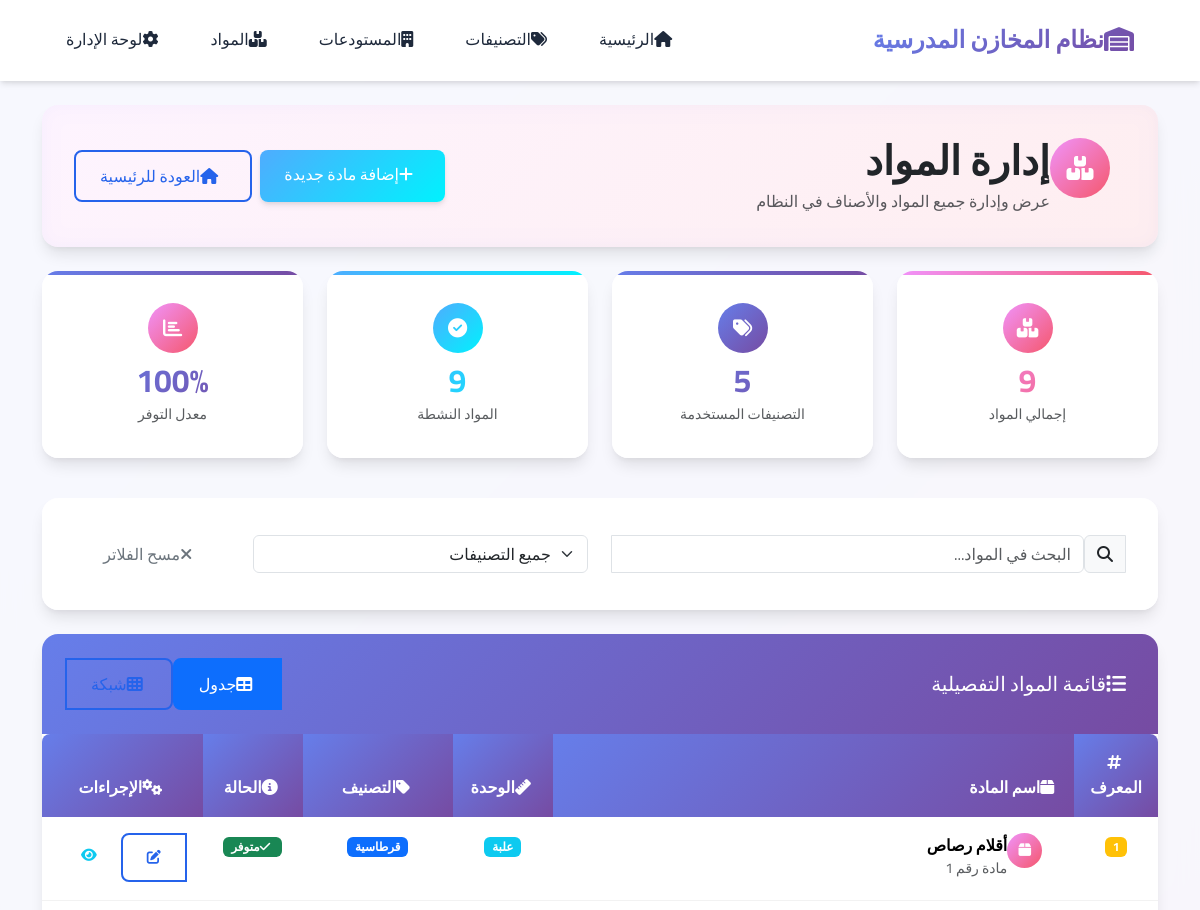
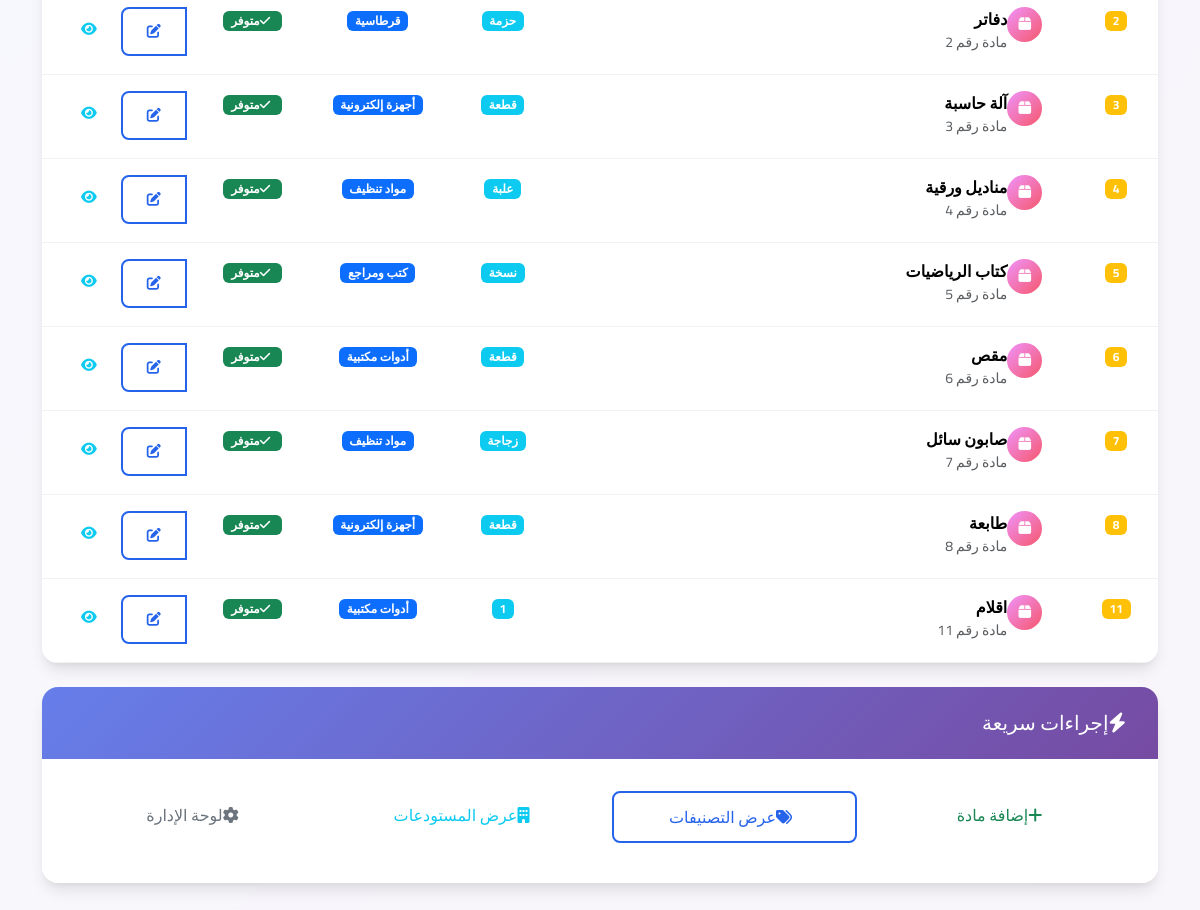
The app's page /items/ with its own data (2 pictures, top to bottom).
### store_system/models.py (models this page shows, shortened)
class Item(models.Model):
    item_id = models.AutoField(primary_key=True, verbose_name="معرف المادة")
    item_name = models.CharField(max_length=100, verbose_name="اسم المادة")
    unit = models.CharField(max_length=50, verbose_name="الوحدة")
    category = models.ForeignKey(Category, on_delete=models.CASCADE, verbose_name="التصنيف")
    class Meta:
        verbose_name = "المادة"
        verbose_name_plural = "المواد"

class Category(models.Model):
    category_id = models.AutoField(primary_key=True, verbose_name="معرف التصنيف")
    category_name = models.CharField(max_length=100, verbose_name="اسم التصنيف")
    class Meta:
        verbose_name = "التصنيف"
        verbose_name_plural = "التصنيفات"

### store_system/views.py (the view)
# urls.py: path('items/', views.items, name='items'),
def items(request):
    items_list = Item.objects.select_related('category').all()
    categories_count = Category.objects.count()
    context = {
        'items': items_list,
        'categories_count': categories_count
    }
    return render(request, 'store_system/items.html', context)

### store_system/templates/store_system/items.html (shortened to what this page needs)
{% extends 'store_system/base.html' %}
{% block content %}
<div class="row mb-4">
    <div class="col-12">
        <div class="card" style="background: linear-gradient(135deg, rgba(240, 147, 251, 0.1) 0%, rgba(245, 87, 108, 0.1) 100%); border: none;">
            <div class="card-body">
                <div class="d-flex justify-content-between align-items-center flex-wrap">
                    <div class="d-flex align-items-center">
                        <div class="icon-wrapper warning me-3">
                            <i class="fas fa-boxes"></i>
                        </div>
                        <div>
                            <h1 class="mb-1 fw-bold">إدارة المواد</h1>
                            <p class="text-muted mb-0">عرض وإدارة جميع المواد والأصناف في النظام</p>
                        </div>
                    </div>
                    <div class="d-flex gap-2 mt-3 mt-md-0">
                        <a href="/admin/store_system/item/add/" class="btn btn-success">
                            <i class="fas fa-plus me-2"></i>إضافة مادة جديدة
                        </a>
                        <a href="{% url 'store_system:index' %}" class="btn btn-outline-primary">
                            <i class="fas fa-home me-2"></i>العودة للرئيسية
                        </a>
                    </div>
                </div>
            </div>
        </div>
    </div>
</div>
<div class="row mb-4">
    <div class="col-md-3 mb-3">
        <div class="card stats-card warning text-center">
            <div class="card-body">
                <div class="icon-wrapper warning mx-auto mb-2" style="width: 50px; height: 50px; font-size: 1.2rem;">
                    <i class="fas fa-boxes"></i>
                </div>
                <h4 class="stats-number mb-1" style="font-size: 2rem;">{{ items.count }}</h4>
                <p class="text-muted small mb-0">إجمالي المواد</p>
            </div>
        </div>
    </div>
    <div class="col-md-3 mb-3">
        <div class="card stats-card text-center">
            <div class="card-body">
                <div class="icon-wrapper mx-auto mb-2" style="width: 50px; height: 50px; font-size: 1.2rem;">
                    <i class="fas fa-tags"></i>
                </div>
                <h4 class="stats-number mb-1" style="font-size: 2rem;">{{ categories_count }}</h4>
                <p class="text-muted small mb-0">التصنيفات المستخدمة</p>
            </div>
        </div>
    </div>
    <div class="col-md-3 mb-3">
        <div class="card stats-card success text-center">
            <div class="card-body">
                <div class="icon-wrapper success mx-auto mb-2" style="width: 50px; height: 50px; font-size: 1.2rem;">
                    <i class="fas fa-check-circle"></i>
                </div>
                <h4 class="stats-number mb-1" style="font-size: 2rem;">{{ items.count }}</h4>
                <p class="text-muted small mb-0">المواد النشطة</p>
            </div>
        </div>
    </div>
    <div class="col-md-3 mb-3">
        <div class="card stats-card text-center">
            <div class="card-body">
                <div class="icon-wrapper mx-auto mb-2" style="width: 50px; height: 50px; font-size: 1.2rem; background: linear-gradient(135deg, #f093fb 0%, #f5576c 100%);">
                    <i class="fas fa-chart-bar"></i>
                </div>
                <h4 class="stats-number mb-1" style="font-size: 2rem;">100%</h4>
                <p class="text-muted small mb-0">معدل التوفر</p>
            </div>
        </div>
    </div>
</div>
<div class="row mb-4">
    <div class="col-12">
        <div class="card">
            <div class="card-body">
                <div class="row align-items-center">
                    <div class="col-md-6 mb-3 mb-md-0">
                        <div class="input-group">
                            <span class="input-group-text">
                                <i class="fas fa-search"></i>
                            </span>
                            <input type="text" class="form-control" placeholder="البحث في المواد..." id="searchInput">
                        </div>
                    </div>
                    <div class="col-md-4 mb-3 mb-md-0">
                        <select class="form-select" id="categoryFilter">
                            <option value="">جميع التصنيفات</option>
                        </select>
                    </div>
                    <div class="col-md-2">
                        <button class="btn btn-outline-secondary w-100" onclick="clearFilters()">
                            <i class="fas fa-times me-2"></i>مسح الفلاتر
                        </button>
                    </div>
                </div>
            </div>
        </div>
    </div>
</div>
<div class="row">
    <div class="col-12">
        <div class="card">
            <div class="card-header">
                <div class="d-flex justify-content-between align-items-center">
                    <h5 class="mb-0">
                        <i class="fas fa-list me-2"></i>قائمة المواد التفصيلية
                    </h5>
                    <div class="btn-group" role="group">
                        <button type="button" class="btn btn-outline-primary active" onclick="showTableView()">
                            <i class="fas fa-table me-1"></i>جدول
                        </button>
                        <button type="button" class="btn btn-outline-primary" onclick="showGridView()">
                            <i class="fas fa-th me-1"></i>شبكة
                        </button>
                    </div>
                </div>
            </div>
            <div class="card-body p-0">
                {% if items %}
                    <div class="table-responsive">
                        <table class="table table-hover mb-0" id="itemsTable">
                            <thead>
                                <tr>
                                    <th class="text-center" style="width: 80px;">
                                        <i class="fas fa-hashtag me-1"></i>المعرف
                                    </th>
                                    <th>
                                        <i class="fas fa-box me-1"></i>اسم المادة
                                    </th>
                                    <th class="text-center" style="width: 100px;">
                                        <i class="fas fa-ruler me-1"></i>الوحدة
                                    </th>
                                    <th class="text-center" style="width: 150px;">
                                        <i class="fas fa-tag me-1"></i>التصنيف
                                    </th>
                                    <th class="text-center" style="width: 100px;">
                                        <i class="fas fa-info-circle me-1"></i>الحالة
                                    </th>
                                    <th class="text-center" style="width: 150px;">
                                        <i class="fas fa-cogs me-1"></i>الإجراءات
                                    </th>
                                </tr>
                            </thead>
                            <tbody>
                                {% for item in items %}
                                <tr class="item-row" data-category="{{ item.category.category_name }}">
                                    <td class="text-center fw-bold">
                                        <span class="badge bg-warning">{{ item.item_id }}</span>
                                    </td>
                                    <td>
                                        <div class="d-flex align-items-center">
                                            <div class="icon-wrapper warning me-3" style="width: 35px; height: 35px; font-size: 0.9rem;">
                                                <i class="fas fa-box"></i>
                                            </div>
                                            <div>
                                                <h6 class="mb-0 fw-bold">{{ item.item_name }}</h6>
                                                <small class="text-muted">مادة رقم {{ item.item_id }}</small>
                                            </div>
                                        </div>
                                    </td>
                                    <td class="text-center">
                                        <span class="badge bg-info">{{ item.unit }}</span>
                                    </td>
                                    <td class="text-center">
                                        <span class="badge bg-primary">{{ item.category.category_name }}</span>
                                    </td>
                                    <td class="text-center">
                                        <span class="badge bg-success">
                                            <i class="fas fa-check me-1"></i>متوفر
                                        </span>
                                    </td>
                                    <td class="text-center">
                                        <div class="btn-group" role="group">
                                            <a href="/admin/store_system/item/{{ item.item_id }}/change/"
                                               class="btn btn-sm btn-outline-primary" title="تعديل">
                                                <i class="fas fa-edit"></i>
                                            </a>
                                            <a href="/admin/store_system/item/{{ item.item_id }}/"
                                               class="btn btn-sm btn-outline-info" title="عرض">
                                                <i class="fas fa-eye"></i>
                                            </a>
                                        </div>
                                    </td>
                                </tr>
                                {% endfor %}
                            </tbody>
                        </table>
                    </div>
                {% endif %}
            </div>
        </div>
    </div>
</div>
{% if items %}
<div class="row mt-4">
    <div class="col-12">
        <div class="card">
            <div class="card-header">
                <h5 class="mb-0">
                    <i class="fas fa-bolt me-2"></i>إجراءات سريعة
                </h5>
            </div>
            <div class="card-body">
                <div class="row">
                    <div class="col-md-3 mb-2">
                        <a href="/admin/store_system/item/add/" class="btn btn-outline-success w-100">
                            <i class="fas fa-plus me-2"></i>إضافة مادة
                        </a>
                    </div>
                    <div class="col-md-3 mb-2">
                        <a href="{% url 'store_system:categories' %}" class="btn btn-outline-primary w-100">
                            <i class="fas fa-tags me-2"></i>عرض التصنيفات
                        </a>
                    </div>
                    <div class="col-md-3 mb-2">
                        <a href="{% url 'store_system:warehouses' %}" class="btn btn-outline-info w-100">
                            <i class="fas fa-building me-2"></i>عرض المستودعات
                        </a>
                    </div>
                    <div class="col-md-3 mb-2">
                        <a href="/admin/" class="btn btn-outline-secondary w-100">
                            <i class="fas fa-cog me-2"></i>لوحة الإدارة
                        </a>
                    </div>
                </div>
            </div>
        </div>
    </div>
</div>
{% endif %}
{% endblock %}

### store_system/templates/store_system/base.html (shortened to what this page needs)
<!DOCTYPE html>
<html lang="ar" dir="rtl">
<head>
    <link href="https://cdn.jsdelivr.net/npm/bootstrap@5.3.2/dist/css/bootstrap.min.css" rel="stylesheet">
    <link href="https://cdnjs.cloudflare.com/ajax/libs/font-awesome/6.4.0/css/all.min.css" rel="stylesheet">
</head>
<body>
    <div class="main-container">
        <nav class="navbar navbar-expand-lg">
            <div class="container">
                <a class="navbar-brand" href="{% url 'store_system:index' %}">
                    <i class="fas fa-warehouse me-2"></i>نظام المخازن المدرسية
                </a>
                <div class="collapse navbar-collapse" id="navbarNav">
                    <ul class="navbar-nav me-auto">
                        <li class="nav-item">
                            <a class="nav-link" href="{% url 'store_system:index' %}">
                                <i class="fas fa-home me-1"></i>الرئيسية
                            </a>
                        </li>
                        <li class="nav-item">
                            <a class="nav-link" href="{% url 'store_system:categories' %}">
                                <i class="fas fa-tags me-1"></i>التصنيفات
                            </a>
                        </li>
                        <li class="nav-item">
                            <a class="nav-link" href="{% url 'store_system:warehouses' %}">
                                <i class="fas fa-building me-1"></i>المستودعات
                            </a>
                        </li>
                        <li class="nav-item">
                            <a class="nav-link" href="{% url 'store_system:items' %}">
                                <i class="fas fa-boxes me-1"></i>المواد
                            </a>
                        </li>
                        <li class="nav-item">
                            <a class="nav-link" href="/admin/">
                                <i class="fas fa-cog me-1"></i>لوحة الإدارة
                            </a>
                        </li>
                    </ul>
                </div>
            </div>
        </nav>
        <div class="container mt-4 pb-5">
            {% block content %}
            {% endblock %}
        </div>
    </div>
</body>
</html>

### records on screen
Item: item_id "1", item_name "أقلام رصاص", unit "علبة", category.category_name "قرطاسية"
Item: item_id "2", item_name "دفاتر", unit "حزمة", category.category_name "قرطاسية"
Item: item_id "3", item_name "آلة حاسبة", unit "قطعة", category.category_name "أجهزة إلكترونية"
Item: item_id "4", item_name "مناديل ورقية", unit "علبة", category.category_name "مواد تنظيف"
Item: item_id "5", item_name "كتاب الرياضيات", unit "نسخة", category.category_name "كتب ومراجع"
Item: item_id "6", item_name "مقص", unit "قطعة", category.category_name "أدوات مكتبية"
Item: item_id "7", item_name "صابون سائل", unit "زجاجة", category.category_name "مواد تنظيف"
Item: item_id "8", item_name "طابعة", unit "قطعة", category.category_name "أجهزة إلكترونية"
Item: item_id "11", item_name "اقلام", unit "1", category.category_name "أدوات مكتبية"

### other values on screen
{{ items.count }} "9"
{{ categories_count }} "5"
